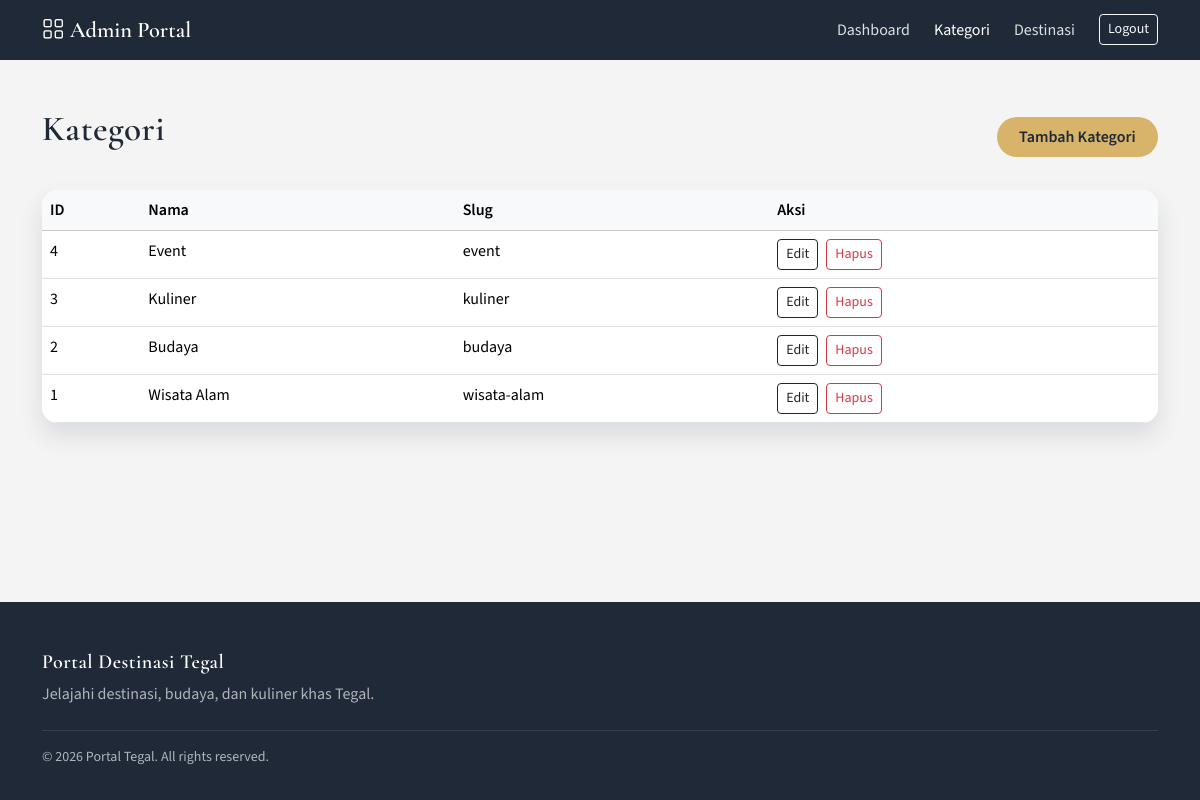
The page /index.php?route=admin/categories (signed in) on the database its author committed.
### tables this page shows
CREATE TABLE categories (
  id INT AUTO_INCREMENT PRIMARY KEY,
  name VARCHAR(100) NOT NULL,
  slug VARCHAR(120) NOT NULL UNIQUE
);

### app/core/helpers.php (called while the page is built, shortened)
<?php
function e($value)
{
    return htmlspecialchars((string) $value, ENT_QUOTES, 'UTF-8');
}
function base_url($path = '')
{
    $base = rtrim(BASE_URL, '/');
    return $base . ($path ? '/' . ltrim($path, '/') : '');
}
function route_url($route = '', array $params = [])
{
    $route = trim($route, '/');
    if ($route !== '') {
        $params = array_merge(['route' => $route], $params);
    }
    $query = http_build_query($params);
    $base = base_url('index.php');
    return $base . '?' . $query;
}
function view($template, array $data = [])
{
    $template = trim($template, '/');
    $path = dirname(__DIR__) . '/views/' . $template . '.php';
    extract($data, EXTR_SKIP);
    require $path;
}

### app/controllers/AdminCategoriesController.php (called while the page is built, shortened)
<?php
class AdminCategoriesController extends BaseController
{
    public function index()
    {
        $categoryModel = new CategoryModel($this->pdo);
        $categories = $categoryModel->all('id', 'DESC');
        $this->render('admin/categories/index', compact('pageTitle', 'categories', 'flash'), 'admin');
    }
}

### index.php (called while the page is built, shortened)
<?php
require_once __DIR__ . '/app/core/bootstrap.php';
$routes = require __DIR__ . '/app/core/routes.php';
$route = trim((string) ($_GET['route'] ?? ''), '/');
[$controllerClass, $method] = $routes[$route];
$controller = new $controllerClass();
$controller->$method();

### app/core/bootstrap.php (called while the page is built, shortened)
<?php
require_once __DIR__ . '/helpers.php';
spl_autoload_register(function ($class) {
    $paths = [
        dirname(__DIR__) . '/controllers/' . $class . '.php',
        dirname(__DIR__) . '/models/' . $class . '.php',
    ];
    foreach ($paths as $path) {
        if (is_file($path)) {
            return;
        }
    }
});

### app/models/BaseModel.php (called while the page is built, shortened)
<?php
class BaseModel
{
    public function __construct($pdo)
    {
        $this->pdo = $pdo;
    }
}

### app/models/CategoryModel.php (called while the page is built, shortened)
<?php
class CategoryModel extends BaseModel
{
    public function all($orderBy = 'id', $direction = 'ASC')
    {
        $orderBy = $orderBy === 'name' ? 'name' : 'id';
        $direction = strtoupper($direction) === 'DESC' ? 'DESC' : 'ASC';
        $stmt = $this->pdo->query('SELECT id, name, slug FROM categories ORDER BY ' . $orderBy . ' ' . $direction);
        return $stmt->fetchAll();
    }
}

### app/views/admin/categories/index.php (the view, shortened to what this page needs)
<main class="container my-5">
  <div class="d-flex justify-content-between align-items-center mb-4">
    <div>
      <h1 class="section-title">Kategori</h1>
    </div>
    <a href="<?php echo e(route_url('admin/categories/create')); ?>" class="btn btn-cta">Tambah Kategori</a>
  </div>
  <div class="table-responsive table-admin">
    <table class="table table-hover mb-0">
      <thead class="table-light">
        <tr>
          <th>ID</th>
          <th>Nama</th>
          <th>Slug</th>
          <th>Aksi</th>
        </tr>
      </thead>
      <tbody>
        <?php foreach ($categories as $category) : ?>
          <tr>
            <td><?php echo e($category['id']); ?></td>
            <td><?php echo e($category['name']); ?></td>
            <td><?php echo e($category['slug']); ?></td>
            <td class="d-flex gap-2">
              <a class="btn btn-sm btn-outline-dark" href="<?php echo e(route_url('admin/categories/edit', ['id' => $category['id']])); ?>">Edit</a>
              <form method="post" action="<?php echo e(route_url('admin/categories/delete')); ?>" onsubmit="return confirm('Hapus kategori ini?');">
                <button type="submit" class="btn btn-sm btn-outline-danger">Hapus</button>
              </form>
            </td>
          </tr>
        <?php endforeach; ?>
      </tbody>
    </table>
  </div>
</main>

### assets/css/style.css (style rules this page uses)
:root { --color-primary: #1f2937; --color-secondary: #8a4f3b; --color-accent: #D7B46A; --color-neutral: #f4f4f4; --color-sand: #f4f4f4; --color-ink: #1f2937; --color-muted: rgba(31, 41, 55, 0.7); --shadow-soft: 0 12px 24px rgba(31, 41, 55, 0.12); --radius-lg: 18px; --bs-gradient: none; --bs-dark: #1f2937; --bs-dark-rgb: 31, 41, 55; }
body { font-family: "Source Sans 3", "Segoe UI", sans-serif; color: var(--color-ink); background-color: var(--color-neutral); min-height: 100vh; display: flex; flex-direction: column; }
main { flex: 1 0 auto; }
h1, h2, h3, h4, h5, .section-title { font-family: "Cormorant Garamond", "Times New Roman", serif; letter-spacing: 0.5px; }
a { color: var(--color-primary); text-decoration: none; }
.btn-cta { background: var(--color-accent); color: var(--color-primary); border: none; border-radius: 999px; padding: 0.5rem 1.4rem; font-weight: 600; }
.section-title { font-size: 2.2rem; margin-bottom: 1rem; }
.table-admin { background: #fff; border-radius: 16px; overflow: hidden; box-shadow: var(--shadow-soft); }

### rows shown on the page
categories: id "4", name "Event", slug "event"
categories: id "3", name "Kuliner", slug "kuliner"
categories: id "2", name "Budaya", slug "budaya"
categories: id "1", name "Wisata Alam", slug "wisata-alam"
